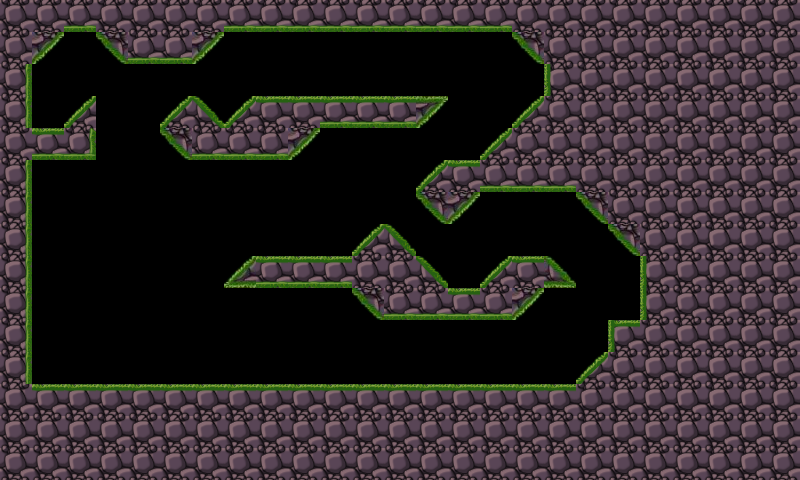

This is a level from a 2D game, rendered from its Tiled map with the project's own tilesets. A one-line summary and the map file follow, with tile-layer data summarised:
An orthogonal 25x15 tile map with 32x32 px tiles, 1 tile layer (mpic) and 22 objects (12x fire, 6x monster, wood).

<map version="1.0" orientation="orthogonal" width="25" height="15" tilewidth="32" tileheight="32">
 <tileset firstgid="1" name="tiled" tilewidth="32" tileheight="32">
  <image source="tiled.png" width="192" height="192" />
 </tileset>
 <layer name="mpic" width="25" height="15">
  <data>[375 cells, 237 non-empty, 15 distinct tile ids]</data>
 </layer>
 <objectgroup name="object" width="25" height="15">
  <object name="monster" x="515" y="225" width="29" height="25">
   <properties>
    <property name="enemy" value="true" />
    <property name="plistname" value="monster_1" />
   </properties>
  </object>
  <object name="monster" x="303" y="61" width="29" height="28">
   <properties>
    <property name="enemy" value="false" />
    <property name="plistname" value="monster_5" />
   </properties>
  </object>
  <object name="monster" x="300" y="217" width="29" height="28">
   <properties>
    <property name="enemy" value="false" />
    <property name="plistname" value="monster_5" />
   </properties>
  </object>
  <object name="monster" x="479" y="349" width="29" height="28">
   <properties>
    <property name="enemy" value="false" />
    <property name="plistname" value="monster_5" />
   </properties>
  </object>
  <object name="monster" x="40" y="349" width="29" height="28">
   <properties>
    <property name="enemy" value="false" />
    <property name="plistname" value="monster_5" />
   </properties>
  </object>
  <object name="fire" x="101" y="351" width="25" height="24" />
  <object name="fire" x="101" y="351" width="25" height="24" />
  <object name="fire" x="134" y="352" width="25" height="24" />
  <object name="fire" x="165" y="352" width="25" height="24" />
  <object name="fire" x="198" y="352" width="25" height="24" />
  <object name="fire" x="232" y="352" width="25" height="24" />
  <object name="fire" x="264" y="351" width="25" height="24" />
  <object name="fire" x="294" y="352" width="25" height="24" />
  <object name="fire" x="328" y="351" width="25" height="24" />
  <object name="fire" x="357" y="353" width="25" height="24" />
  <object name="fire" x="389" y="352" width="25" height="24" />
  <object name="fire" x="421" y="353" width="25" height="24" />
  <object name="monster" x="32" y="93" width="29" height="25">
   <properties>
    <property name="enemy" value="true" />
    <property name="plistname" value="monster_1" />
   </properties>
  </object>
  <object name="wood" x="391" y="63" width="23" height="28">
   <properties>
    <property name="sprite_name" value="box.png" />
   </properties>
  </object>
 </objectgroup>
 <objectgroup name="ground" width="25" height="15">
  <object x="28" y="63">
   <polyline points="0,0 35,-31 68,-32 99,-3 164,-1 195,-29 483,-31 515,0 516,32 451,99 412,100 385,129 417,163 452,129 544,129 612,195 613,259 581,260 583,291 551,323 0,325 1,91 63,93 69,37 39,68 1,67 1,0" />
  </object>
  <object x="193" y="95">
   <polyline points="0,0 33,33 60,5 249,4 224,31 124,32 95,63 -3,64 -32,35 0,0" />
  </object>
  <object x="255" y="257">
   <polyline points="0,0 96,-1 127,-32 191,29 227,31 253,0 293,0 323,27 292,29 256,61 128,63 99,29 -31,31 -1,0" />
  </object>
 </objectgroup>
</map>